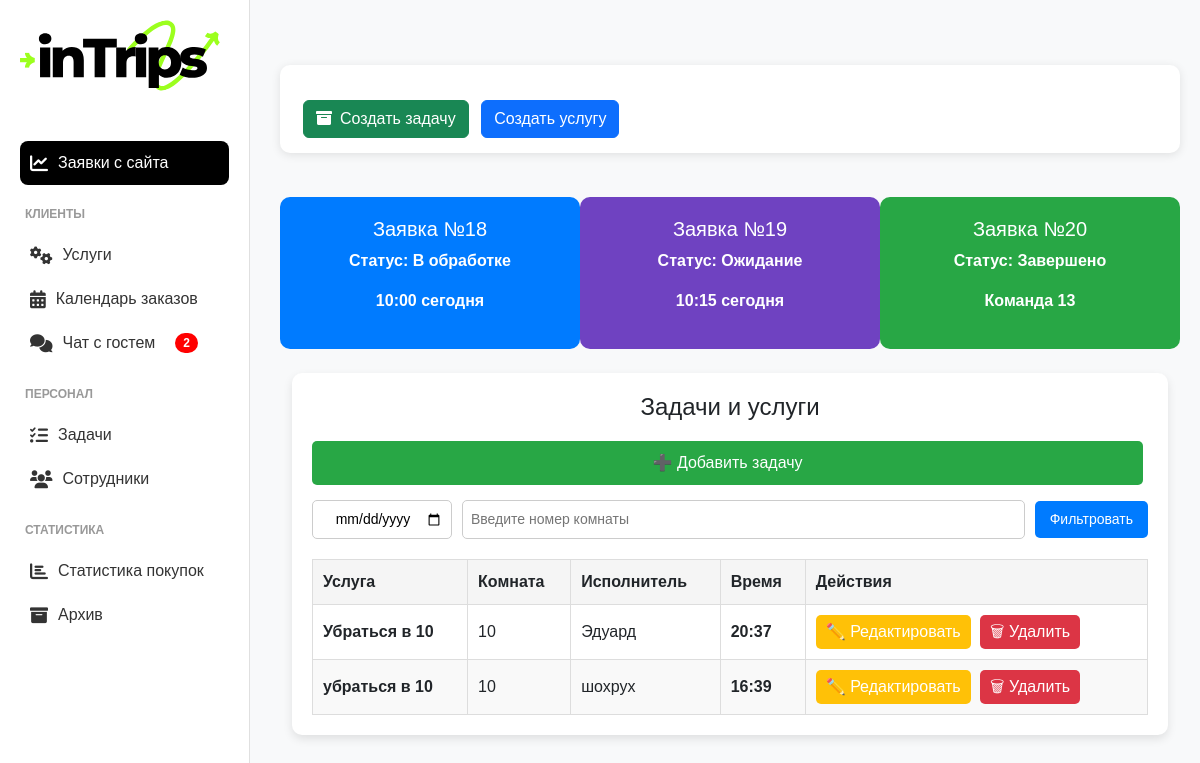
The page /get/ on the database its author committed.
### custom_admin/models.py (models this page shows, shortened)
class Task(models.Model):
    description = models.TextField(verbose_name="Описание")
    room = models.CharField(max_length=10, verbose_name="Номер комнаты")
    date = models.DateField(verbose_name="Дата")
    time = models.TimeField(verbose_name="Начало")
    end_time = models.TimeField(verbose_name="Конец", null=True, blank=True)  # Добавляем конец времени
    employee = models.ForeignKey('Employee', on_delete=models.CASCADE, verbose_name="Ответственный сотрудник")

class Employee(models.Model):
    COLOR_CHOICES = [
        ('red', 'Красный'),
        ('blue', 'Синий'),
        ('green', 'Зеленый'),
        ('yellow', 'Желтый'),
    ]
    color = models.CharField(max_length=20, choices=COLOR_CHOICES, verbose_name="Цвет")
    full_name = models.CharField(max_length=255, verbose_name="ФИО")
    phone_number = models.CharField(max_length=20, verbose_name="Номер телефона")
    position = models.CharField(max_length=255, verbose_name="Должность")
    user_id_tg = models.BigIntegerField(verbose_name="Telegram ID", unique=True, null=True, blank=True)
    def __str__(self):
        return self.full_name

### custom_admin/views.py (the view)
# urls.py: path('get/', task_list, name='task_list'),
def task_list(request):
    tasks = Task.objects.all()
    date_filter = request.GET.get('date', None)
    room_filter = request.GET.get('room', None)
    if date_filter:
        tasks = tasks.filter(date=date_filter)
    if room_filter:
        tasks = tasks.filter(room=room_filter)
    return render(request, 'custom_admin/apps.html', {'tasks': tasks})

### custom_admin/context_processors.py (called while the page is built)
def new_orders_count(request):
    return {"new_orders_count": Order.objects.filter(status="new").count()}

### custom_admin/templates/custom_admin/apps.html (shortened to what this page needs)
{% extends 'custom_admin/base.html' %}
{% block content %}
    <div class="tasks__card">
        <h2 class="tasks__title">Задачи и услуги</h2>
        <a href="{% url 'add_task' %}" class="tasks__btn tasks__btn--add">➕ Добавить задачу</a>
        <div class="tasks__container">
            <form class="tasks__filter" method="GET">
                <input type="date" name="date" value="{{ request.GET.date }}" class="tasks__date">
                <input type="text" name="room" placeholder="Введите номер комнаты" value="{{ request.GET.room }}">
                <button type="submit">Фильтровать</button>
            </form>
            <table class="tasks__table">
                <thead>
                    <tr class="tasks__header">
                        <th>Услуга</th>
                        <th>Комната</th>
                        <th>Исполнитель</th>
                        <th>Время</th>
                        <th>Действия</th>
                    </tr>
                </thead>
                <tbody>
                    {% for task in tasks %}
                    <tr class="tasks__row">
                        <td>
                            <strong>{{ task.description }}</strong>
                        </td>
                        <td>{{ task.room }}</td>
                        <td>{{ task.employee }}</td>
                        <td><strong>{{ task.time }}</strong></td>
                        <td>
                            <a href="{% url 'edit_task' task.id %}" class="tasks__btn tasks__btn--edit">✏️ Редактировать</a>
                            <a href="{% url 'delete_task' task.id %}" class="tasks__btn tasks__btn--delete">🗑 Удалить</a>
                        </td>
                    </tr>
                    {% endfor %}
                </tbody>
            </table>
        </div>
    </div>
{% endblock %}

### chat/static/styles.css (style rules this page uses)
body { display: flex; height: 100vh; overflow: hidden; background-color: #f4f6f9; }
table { width: 100%; border-collapse: collapse; margin-top: 20px; }
th, td { border: 1px solid #ddd; padding: 8px; text-align: left; }
th { background-color: rgba(0, 0, 0, 0.468); font-weight: bold; }
tr:nth-child(even) { background-color: #f9f9f9; }
body { font-family: Arial, sans-serif; margin: 20px; background-color: #f4f4f9; }
body { margin: 0; padding: 0; font-family: Arial, sans-serif; background-color: #f4f4f4; }

### custom_admin/templates/custom_admin/apps.html (style rules this page uses)
.tasks__filter { display: flex; gap: 10px; margin-bottom: 15px; align-items: center; }
.tasks__filter input { padding: 8px; border: 1px solid #ccc; border-radius: 5px; font-size: 14px; }
.tasks__filter input[type="date"] { width: 140px; text-align: center; }
.tasks__filter input[type="text"] { flex-grow: 1; }
.tasks__filter button { padding: 8px 15px; background: #007bff; color: white; border: none; border-radius: 5px; cursor: pointer; font-size: 14px; }
body { background: #f8f9fa; font-family: Arial, sans-serif; display: flex; justify-content: center; align-items: center; height: 100vh; }
.tasks__card { background: white; padding: 20px; border-radius: 10px; box-shadow: 0 4px 10px rgba(0, 0, 0, 0.1); width: 100%; max-width: 100%%; }
.tasks__title { font-size: 24px; margin-bottom: 20px; text-align: center; }
.tasks__table { width: 100%; border-collapse: collapse; }
.tasks__header th { text-align: left; padding: 10px; background: #f5f5f5; }
.tasks__row td { padding: 10px; border-bottom: 1px solid #ddd; }
.tasks__btn { display: inline-block; margin-right: 5px; padding: 5px 10px; text-decoration: none; border-radius: 5px; color: white; }
.tasks__btn--edit { background: #ffc107; }
.tasks__btn--delete { background: #dc3545; }
.tasks__btn--add { background: #28a745; display: block; text-align: center; margin-bottom: 15px; padding: 10px; }
.tasks__date { padding: 5px; border: 1px solid #ccc; border-radius: 5px; }

### rows shown on the page
Task: description "Убраться в 10", room "10", employee "Эдуард", time "20:37"
Task: description "убраться в 10", room "10", employee "шохрух", time "16:39"
